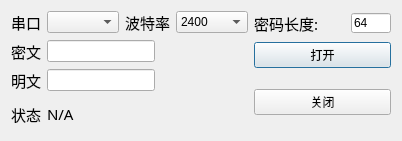
<?xml version="1.0" encoding="UTF-8"?>
<ui version="4.0">
 <class>Dialog</class>
 <widget class="QDialog" name="Dialog">
  <property name="geometry">
   <rect>
    <x>0</x>
    <y>0</y>
    <width>402</width>
    <height>141</height>
   </rect>
  </property>
  <property name="windowTitle">
   <string>Dialog</string>
  </property>
  <layout class="QHBoxLayout" name="horizontalLayout_6">
   <item>
    <layout class="QVBoxLayout" name="verticalLayout_2">
     <item>
      <layout class="QVBoxLayout" name="verticalLayout">
       <item>
        <layout class="QHBoxLayout" name="horizontalLayout">
         <item>
          <widget class="QLabel" name="label">
           <property name="font">
            <font>
             <family>Adobe Devanagari</family>
             <pointsize>11</pointsize>
            </font>
           </property>
           <property name="text">
            <string>串口</string>
           </property>
          </widget>
         </item>
         <item>
          <widget class="QComboBox" name="comboBox_Port"/>
         </item>
         <item>
          <widget class="QLabel" name="label_4">
           <property name="font">
            <font>
             <family>Adobe Devanagari</family>
             <pointsize>11</pointsize>
            </font>
           </property>
           <property name="text">
            <string>波特率</string>
           </property>
          </widget>
         </item>
         <item>
          <widget class="QComboBox" name="comboBox_Baudrate">
           <property name="currentText">
            <string>2400</string>
           </property>
           <item>
            <property name="text">
             <string>2400</string>
            </property>
           </item>
           <item>
            <property name="text">
             <string>4800</string>
            </property>
           </item>
           <item>
            <property name="text">
             <string>9600</string>
            </property>
           </item>
           <item>
            <property name="text">
             <string>19200</string>
            </property>
           </item>
           <item>
            <property name="text">
             <string>38400</string>
            </property>
           </item>
           <item>
            <property name="text">
             <string>57600</string>
            </property>
           </item>
           <item>
            <property name="text">
             <string>115200</string>
            </property>
           </item>
          </widget>
         </item>
        </layout>
       </item>
       <item>
        <layout class="QHBoxLayout" name="horizontalLayout_2">
         <item>
          <widget class="QLabel" name="label_2">
           <property name="font">
            <font>
             <family>新宋体</family>
             <pointsize>11</pointsize>
            </font>
           </property>
           <property name="text">
            <string>密文</string>
           </property>
          </widget>
         </item>
         <item>
          <widget class="QLineEdit" name="lineEdit_Pin">
           <property name="echoMode">
            <enum>QLineEdit::Password</enum>
           </property>
           <property name="readOnly">
            <bool>true</bool>
           </property>
          </widget>
         </item>
         <item>
          <spacer name="horizontalSpacer">
           <property name="orientation">
            <enum>Qt::Horizontal</enum>
           </property>
           <property name="sizeHint" stdset="0">
            <size>
             <width>40</width>
             <height>20</height>
            </size>
           </property>
          </spacer>
         </item>
        </layout>
       </item>
       <item>
        <layout class="QHBoxLayout" name="horizontalLayout_3">
         <item>
          <widget class="QLabel" name="label_3">
           <property name="font">
            <font>
             <family>新宋体</family>
             <pointsize>11</pointsize>
            </font>
           </property>
           <property name="text">
            <string>明文</string>
           </property>
          </widget>
         </item>
         <item>
          <widget class="QLineEdit" name="lineEdit_Text"/>
         </item>
         <item>
          <spacer name="horizontalSpacer_2">
           <property name="orientation">
            <enum>Qt::Horizontal</enum>
           </property>
           <property name="sizeHint" stdset="0">
            <size>
             <width>40</width>
             <height>20</height>
            </size>
           </property>
          </spacer>
         </item>
        </layout>
       </item>
      </layout>
     </item>
     <item>
      <layout class="QHBoxLayout" name="horizontalLayout_5">
       <item>
        <widget class="QLabel" name="label_6">
         <property name="font">
          <font>
           <family>新宋体</family>
           <pointsize>11</pointsize>
          </font>
         </property>
         <property name="text">
          <string>状态</string>
         </property>
        </widget>
       </item>
       <item>
        <widget class="QLabel" name="label_Status">
         <property name="minimumSize">
          <size>
           <width>80</width>
           <height>0</height>
          </size>
         </property>
         <property name="font">
          <font>
           <family>新宋体</family>
           <pointsize>11</pointsize>
          </font>
         </property>
         <property name="text">
          <string>N/A</string>
         </property>
        </widget>
       </item>
       <item>
        <spacer name="horizontalSpacer_3">
         <property name="orientation">
          <enum>Qt::Horizontal</enum>
         </property>
         <property name="sizeHint" stdset="0">
          <size>
           <width>68</width>
           <height>19</height>
          </size>
         </property>
        </spacer>
       </item>
      </layout>
     </item>
    </layout>
   </item>
   <item>
    <layout class="QVBoxLayout" name="verticalLayout_3">
     <item>
      <layout class="QHBoxLayout" name="horizontalLayout_4">
       <item>
        <widget class="QLabel" name="label_5">
         <property name="minimumSize">
          <size>
           <width>0</width>
           <height>25</height>
          </size>
         </property>
         <property name="maximumSize">
          <size>
           <width>16777215</width>
           <height>25</height>
          </size>
         </property>
         <property name="font">
          <font>
           <family>Adobe Devanagari</family>
           <pointsize>11</pointsize>
          </font>
         </property>
         <property name="text">
          <string>密码长度:</string>
         </property>
        </widget>
       </item>
       <item>
        <widget class="QLineEdit" name="lineEdit_PinSize">
         <property name="minimumSize">
          <size>
           <width>40</width>
           <height>20</height>
          </size>
         </property>
         <property name="maximumSize">
          <size>
           <width>40</width>
           <height>20</height>
          </size>
         </property>
         <property name="text">
          <string>64</string>
         </property>
         <property name="echoMode">
          <enum>QLineEdit::Normal</enum>
         </property>
         <property name="readOnly">
          <bool>false</bool>
         </property>
        </widget>
       </item>
      </layout>
     </item>
     <item>
      <widget class="QPushButton" name="pushButton_Open">
       <property name="styleSheet">
        <string notr="true">font: 11pt &quot;新宋体&quot;;</string>
       </property>
       <property name="text">
        <string>打开</string>
       </property>
      </widget>
     </item>
     <item>
      <spacer name="verticalSpacer">
       <property name="orientation">
        <enum>Qt::Vertical</enum>
       </property>
       <property name="sizeHint" stdset="0">
        <size>
         <width>115</width>
         <height>13</height>
        </size>
       </property>
      </spacer>
     </item>
     <item>
      <widget class="QPushButton" name="pushButton_Close">
       <property name="styleSheet">
        <string notr="true">font: 11pt &quot;新宋体&quot;;</string>
       </property>
       <property name="text">
        <string>关闭</string>
       </property>
      </widget>
     </item>
     <item>
      <spacer name="verticalSpacer_2">
       <property name="orientation">
        <enum>Qt::Vertical</enum>
       </property>
       <property name="sizeHint" stdset="0">
        <size>
         <width>115</width>
         <height>13</height>
        </size>
       </property>
      </spacer>
     </item>
    </layout>
   </item>
  </layout>
 </widget>
 <resources/>
 <connections/>
</ui>
